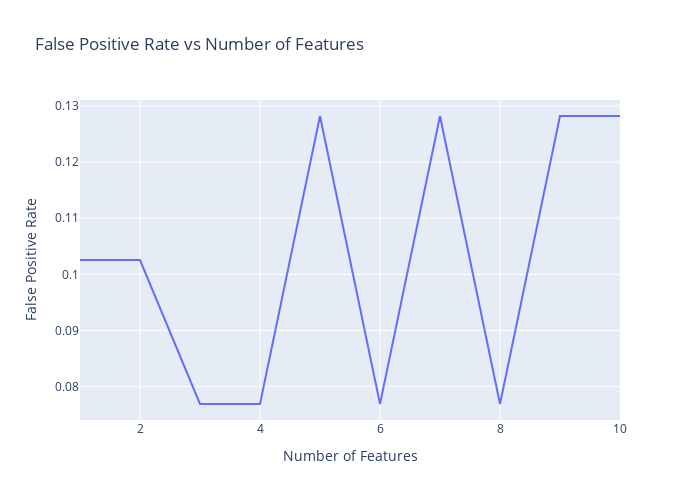

Here is the notebook cell this chart was saved with:
### Markdown cell above
### False Positive rate vs number of features used in the adaboost classifier.

### Code cell
fig = px.line(x=num_features, y=false_positive_rate, title='False Positive Rate vs Number of Features')
# change the names of the x-axis and y-axis
fig.update_xaxes(title_text='Number of Features')
fig.update_yaxes(title_text='False Positive Rate')
# adjust the size of the figure
fig.update_layout(
    autosize=False,
    width=700,
    height=500,
)
fig.show()

### Figure 1 — Plotly figure (JSON) as saved in the notebook; plotly's stock layout.template omitted (floating-point values rounded to 4 significant figures)
{"data": [{"hovertemplate": "x=%{x}<br>y=%{y}<extra></extra>", "legendgroup": "", "line": {"color": "#636efa", "dash": "solid"}, "marker": {"symbol": "circle"}, "mode": "lines", "name": "", "orientation": "v", "showlegend": false, "type": "scatter", "x": [1, 2, 3, 4, 5, 6, 7, 8, 9, 10], "xaxis": "x", "y": [0.1026, 0.1026, 0.07692, 0.07692, 0.1282, 0.07692, 0.1282, 0.07692, 0.1282, 0.1282], "yaxis": "y"}], "layout": {"autosize": false, "height": 500, "legend": {"tracegroupgap": 0}, "title": {"text": "False Positive Rate vs Number of Features"}, "width": 700, "xaxis": {"anchor": "y", "domain": [0, 1], "title": {"text": "Number of Features"}}, "yaxis": {"anchor": "x", "domain": [0, 1], "title": {"text": "False Positive Rate"}}}}
